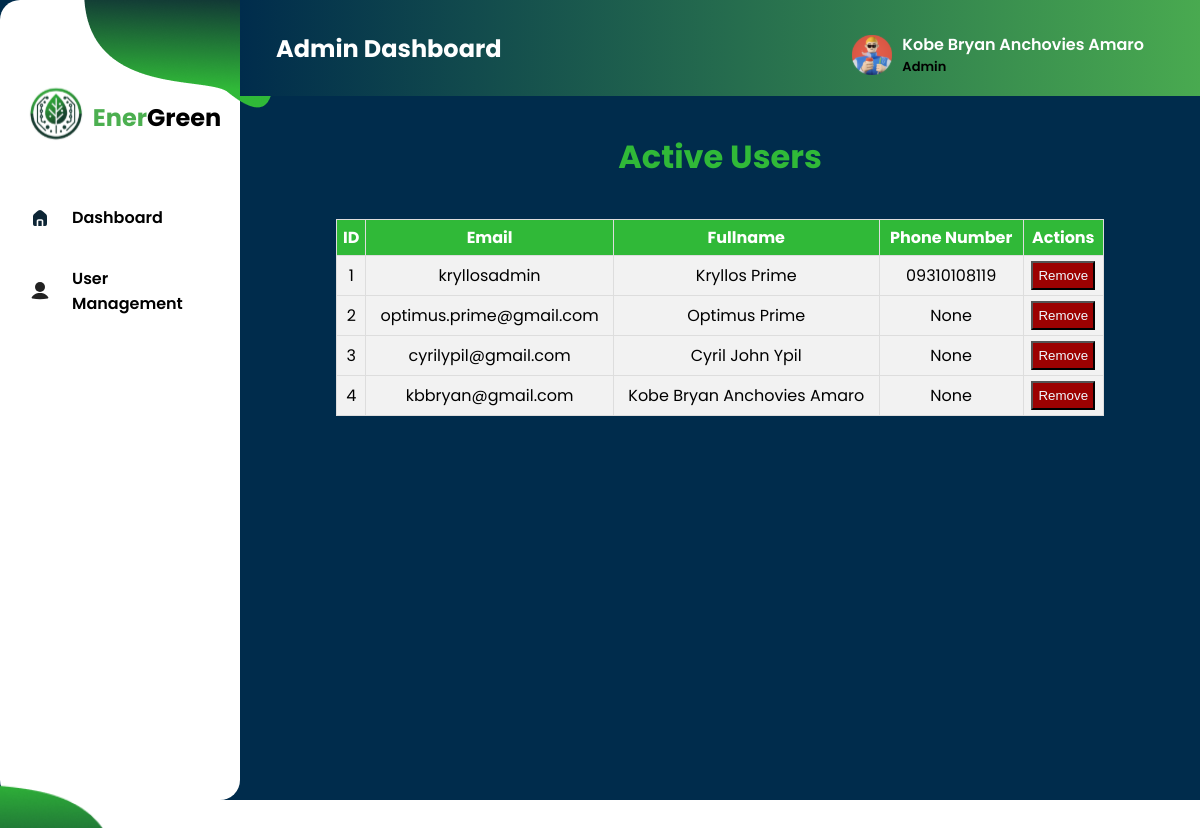
Page /UserManagement (signed in) on the committed database.
### tables this page shows
CREATE TABLE user (
  id INTEGER NOT NULL PRIMARY KEY,
  email TEXT NOT NULL UNIQUE,
  fullname TEXT NOT NULL,
  password TEXT DEFAULT NULL,
  phoneno TEXT DEFAULT NULL,
  hasSetup INTEGER DEFAULT 0
);

### app.py (the view)
@app.route('/UserManagement')
def UserManagement():
    records = db.getall_users(table='user')
    return render_template('AdminCarbonEmissionDash.html',fullname=session.get('name'),records=records) if not session.get('name') == None else redirect(url_for('landing'))

### app.py (called while the page is built)
@app.after_request
def after_request(response):
    response.headers['Cache-Control'] = 'no-cache,no-store,must-revalidate'
    return response

### dbhelper.py (called while the page is built)
    def getdb_connection(self):
        connection = connect(self.database)
        return connection

    def getprocess(self,sql:str):
        connection = self.getdb_connection()
        cursor = connection.cursor()
        cursor.execute(sql)
        cursor.row_factory = Row
        data = [dict(row) for row in cursor.fetchall()]  # Convert rows to dictionaries
        cursor.close()
        connection.close()
        return data

    def getall_users(self, table:str)->list:
        query = f"SELECT * FROM {table}"
        users:list = self.getprocess(query)
        return users

### templates/AdminCarbonEmissionDash.html (shortened to what this page needs)
{% extends 'AdminDashTemplate.html' %}
{% block content %}
<div style="display: flex; justify-content:center; align-items:center; padding-top: 1em;">
    <h1><span style="color: #30B938; text-align:center;">Active Users</span></h1>
</div>
<div class="table-container">
    <table class="styled-table">
        <thead>
            <tr>
                <th>ID</th>
                <th>Email</th>
                <th>Fullname</th>
                <th>Phone Number</th>
                <th>Actions</th>
            </tr>
        </thead>
        <tbody>
            {% for record in records %}
            <tr>
                <td>{{ record['id'] }}</td>
                <td>{{ record['email'] }}</td>
                <td>{{ record['fullname'].title() }}</td>
                <td>{{ record['phoneno']}}</td>
                <td><button style="cursor: pointer;background-color:rgb(156, 1, 1);color:aliceblue;padding:5px;" class="remove-btn" data-email="{{ record['email'] }}">Remove</button></td>
                </tr>
            {% endfor %}
        </tbody>
    </table>
</div>
{% endblock %}

### templates/AdminDashTemplate.html (shortened to what this page needs)
<!DOCTYPE html>
<html lang="en">
<head>
    <link rel="stylesheet" href="../static/css/AdminDashTemplateStyle.css">
</head>
<body>
    <div class="Container">
        <div class="Side-Navigation">
            <img id="sidetopimg" src="../static/images/png/sideimg2.png" alt="">
            <div class="logo-div">
                <div class="img-logo">
                    <img src="../static/images/logo/logo.svg" alt="">
                </div>
                <div class="webname">
                    <h2><span id="Color">Ener</span>Green</h2>
                </div>
            </div>
            <div class="Navigation-buttons">
                <div class="Dashbtn">
                    <li>
                        <a href="{{ url_for('AdminDashboard') }}" class="nav-button">
                            <img id="homeicon" src="../static/images/svg/Home-Icon.svg" alt="Dashboard Icon" width="24" height="24"> Dashboard
                        </a>
                    </li>
                </div>
                <div class="Dashbtn">
                    <li>
                        <a href="{{ url_for('UserManagement') }}" class="nav-button">
                            <img src="../static/images/svg/useric.svg" alt="Dashboard Icon" width="24" height="24"> User Management
                        </a>
                    </li>
                </div>
            </div>
            <img id="side-img" src="../static/images/png/sidebotimg.png" alt="" width="208">
        </div>
        <div class="Top-Main-Content">
            <div class="Top-Navigation">
                <div class="page-title">
                    <h2 id="dash-title">Admin Dashboard</h2>
                </div>
                <div class="profile-section" onclick="toggleDropdown()">
                    <a href="#">
                        <img src="../static/images/svg/profilenako.svg" alt="">
                        <div class="name-status">
                            <span id="user-name">{{ fullname }}</span> <br>
                            <p>Admin</p>
                        </div>
                    </a>
                </div>
            </div>
            {%  block content %}
            {% endblock %}
            </div>
        </div>
</body>
</html>

### static/css/AdminDashTemplateStyle.css (style rules this page uses)
body { padding: 0; margin: 0; box-sizing: border-box; overflow: hidden; }
.Container { display: flex; flex-direction: row; font-family: 'Poppins', sans-serif; overflow: hidden; width: 100vw; height: 100vh; background-color: #002c4c; }
.Side-Navigation { display: flex; align-items: center; flex-direction: column; width: 20vw; height: 100vh; background-color: #ffff; border-radius: 20px; }
#side-img { position: absolute; top: 87%; right: 90%; }
#sidetopimg { position: absolute; left: 7%; }
.profile-section span { color: #ffff; margin-right: 2em; }
.profile-section { position: relative; }
.name-status p { margin: 0; padding: 0; font-size: 13px; }
.Top-Navigation { position: relative; width: 100%; height: 12vh; background: linear-gradient(to left, #4CAF50, #002c4c); display: flex; align-items: center; padding: 0 20px; }
.page-title { position: relative; left: 1em; }
#dash-title { color: #ffff; }
.profile-section { display: flex; align-items: center; gap: 20px; position: absolute; top: 2em; right: 4em; font-weight: 600; }
.profile-section a { display: flex; align-items: center; text-decoration: none; color: black; gap: 10px; }
.profile-section img { width: 40px; height: 40px; }
.Top-Main-Content { width: 100%; height: 20vh; flex-direction: column; justify-content: space-between; }
.logo-div { display: flex; align-items: center; margin: 1em 2em 2em 2em; }
.logo-div, .Navigatiuon-buttons { margin-top: 5em; }
#Color { color: #4CAF50; }
.Dashbtn { list-style: none; width: 100%; border-radius: 20px; }
.Navigation-buttons { display: flex; flex-direction: column; align-items: flex-start; }
.Dashbtn a { display: flex; align-items: center; margin: 8px; gap: 20px; text-decoration: none; padding: 10px 20px; color: black; font-weight: 600; transition: background-color 0.3s, color 0.3s; border-radius: 10px; }
.Dashbtn a img { transition: color 0.1s; }

### templates/AdminCarbonEmissionDash.html (style rules this page uses)
.table-container { display: flex; justify-content: center; align-items: center; padding-top: 1em; max-height: 600px; overflow-y: auto; }
.styled-table { width: 80%; border-collapse: collapse; }
.styled-table thead { background-color: #30B938; color: white; }
.styled-table th, .styled-table td { padding: 5px 5px; text-align: center; border: 1px solid #ddd; }
.styled-table td { background-color: #f2f2f2; }
.styled-table tbody tr:nth-child(even) { background-color: #f2f2f2; }

### rows in the picture
user: fullname "Kobe Bryan Anchovies Amaro", id "4", email "kbbryan@gmail.com", phoneno "None"
user: id "1", email "kryllosadmin", fullname "Kryllos Prime", phoneno "09310108119"
user: id "2", email "optimus.prime@gmail.com", fullname "Optimus Prime", phoneno "None"
user: id "3", email "cyrilypil@gmail.com", fullname "Cyril John Ypil", phoneno "None"
